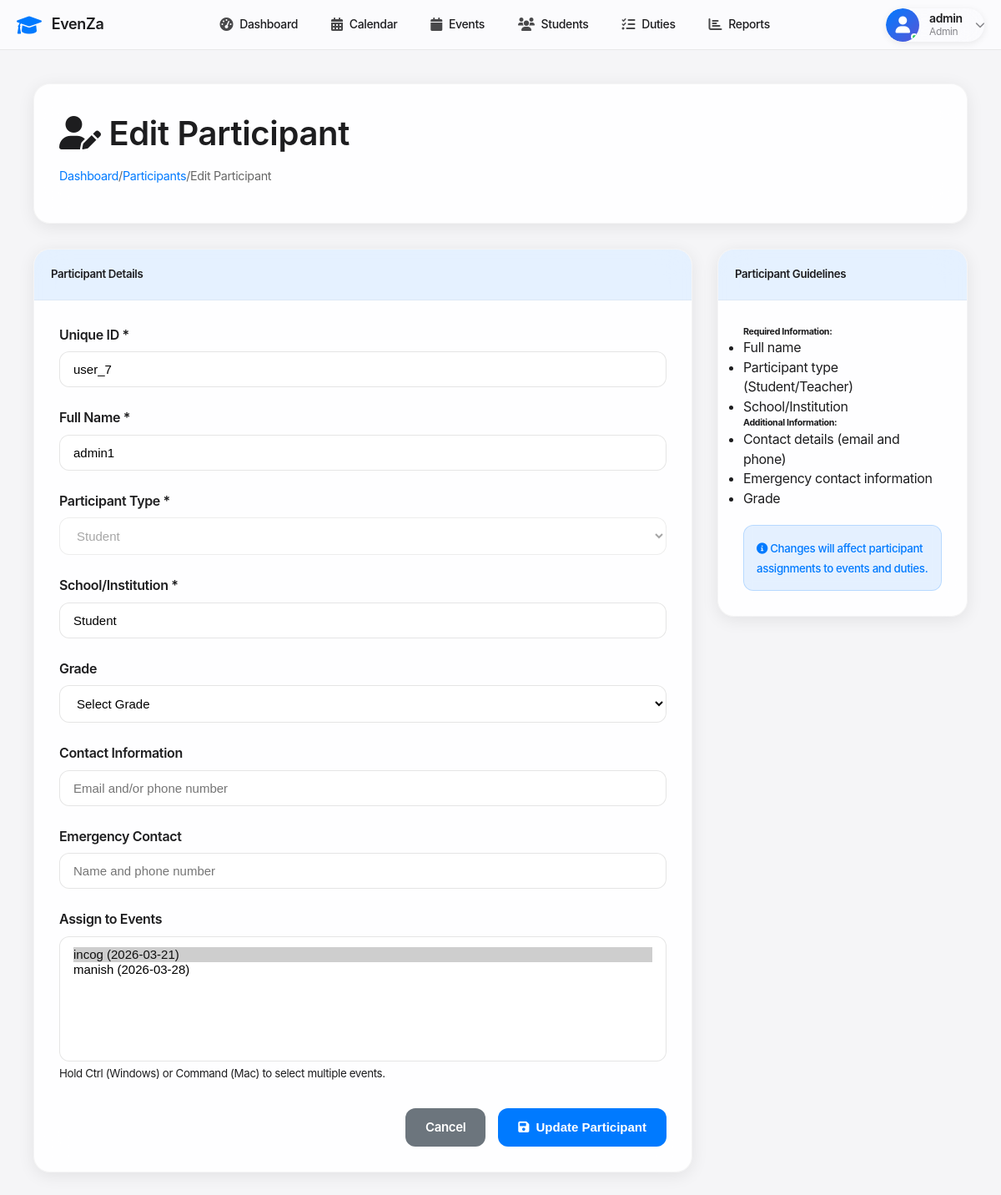
The app's page /participants/3/edit (signed in) with its own data.
### tables this page shows
CREATE TABLE participants (
            id INTEGER PRIMARY KEY AUTOINCREMENT,
            unique_id TEXT UNIQUE NOT NULL,
            name TEXT NOT NULL,
            type TEXT NOT NULL CHECK (type IN ('student')),
            class_dept TEXT NOT NULL,
            school TEXT NOT NULL,
            grade TEXT,
            contact TEXT,
            emergency_contact TEXT,
            created_at TIMESTAMP DEFAULT CURRENT_TIMESTAMP
        );

### app.py (the view, shortened to what this page needs)
@app.route('/participants/<int:id>/edit', methods=['GET', 'POST'])
@role_required(['admin', 'super_admin'])
def edit_participant(id):
    conn = get_db_connection()
    participant = conn.execute('SELECT * FROM participants WHERE id = ?', (id,)).fetchone()
    events = conn.execute('SELECT id, name, event_date FROM events ORDER BY event_date').fetchall()
    assigned_events = [row['event_id'] for row in conn.execute('SELECT event_id FROM participant_events WHERE participant_id = ?', (id,)).fetchall()]
    conn.close()
    return render_template('edit_participant.html', participant=participant, events=events, assigned_events=assigned_events)

### app.py (called while the page is built)
def get_db_connection():
    conn = sqlite3.connect('events.db')
    conn.row_factory = sqlite3.Row
    return conn

def role_required(roles):
    def decorator(f):
        @wraps(f)
        def decorated_function(*args, **kwargs):
            if 'user_id' not in session:
                flash('Please login to access this page', 'error')
                return redirect(url_for('login'))
            if session.get('role') not in roles:
                flash('You do not have permission to access this page', 'error')
                return redirect(url_for('dashboard'))
            return f(*args, **kwargs)
        return decorated_function
    return decorator

### templates/edit_participant.html (shortened to what this page needs)
{% extends "base.html" %}
{% block content %}
<div class="edit-participant-container">
    <div class="page-header">
        <h1><i class="fas fa-user-edit"></i> Edit Participant</h1>
        <div class="breadcrumb">
            <a href="{{ url_for('dashboard') }}">Dashboard</a> /
            <a href="{{ url_for('participants') }}">Participants</a> /
            <span>Edit Participant</span>
        </div>
    </div>
    <div class="edit-participant-grid">
        <div class="edit-participant-main">
            <div class="form-card">
                <div class="form-card-header">
                    <h5>Participant Details</h5>
                </div>
                <div class="form-card-body">
                    <form method="POST">
                        <div class="form-field">
                            <label for="unique_id">Unique ID *</label>
                            <input type="text" id="unique_id" name="unique_id" value="{{ participant.unique_id or '' }}" required>
                        </div>
                        <div class="form-field">
                            <label for="name">Full Name *</label>
                            <input type="text" id="name" name="name" value="{{ participant.name }}" required>
                        </div>
                        <div class="form-field">
                            <label for="type">Participant Type *</label>
                            <select id="type" name="type_display" disabled>
                                <option value="student" selected>Student</option>
                            </select>
                        </div>
                        <div class="form-field">
                            <label for="school">School/Institution *</label>
                            <input type="text" id="school" name="school" value="{{ participant.class_dept }}" required>
                        </div>
                        <div class="form-field">
                            <label for="grade">Grade</label>
                            <select id="grade" name="grade">
                                <option value="">Select Grade</option>
                            </select>
                        </div>
                        <div class="form-field">
                            <label for="contact">Contact Information</label>
                            <input type="text" id="contact" name="contact"
                                   value="{{ participant.contact or '' }}" placeholder="Email and/or phone number">
                        </div>
                        <div class="form-field">
                            <label for="emergency_contact">Emergency Contact</label>
                            <input type="text" id="emergency_contact" name="emergency_contact"
                                   value="{{ participant.emergency_contact or '' }}" placeholder="Name and phone number">
                        </div>
                        <div class="form-field">
                            <label for="events">Assign to Events</label>
                            <select id="events" name="events" multiple style="height: 150px;">
                                {% for event in events %}
                                    <option value="{{ event.id }}" {% if event.id in assigned_events %}selected{% endif %}>
                                        {{ event.name }} ({{ event.event_date }})
                                    </option>
                                {% endfor %}
                            </select>
                            <small class="text-muted">Hold Ctrl (Windows) or Command (Mac) to select multiple events.</small>
                        </div>
                        <div class="form-actions">
                            <a href="{{ url_for('participants') }}" class="btn-secondary">Cancel</a>
                            <button type="submit" class="btn-primary">
                                <i class="fas fa-save"></i> Update Participant
                            </button>
                        </div>
                    </form>
                </div>
            </div>
        </div>
        <div class="edit-participant-sidebar">
            <div class="info-card">
                <div class="info-card-header">
                    <h5>Participant Guidelines</h5>
                </div>
                <div class="info-card-body">
                    <h6>Required Information:</h6>
                    <ul>
                        <li>Full name</li>
                        <li>Participant type (Student/Teacher)</li>
                        <li>School/Institution</li>
                    </ul>
                    <h6>Additional Information:</h6>
                    <ul>
                        <li>Contact details (email and phone)</li>
                        <li>Emergency contact information</li>
                        <li>Grade</li>
                    </ul>
                    <div class="info-alert">
                        <small>
                            <i class="fas fa-info-circle"></i>
                            Changes will affect participant assignments to events and duties.
                        </small>
                    </div>
                </div>
            </div>
        </div>
    </div>
</div>
{% endblock %}

### static/css/style.css (style rules this page uses)
* { margin: 0; padding: 0; box-sizing: border-box; }
body { font-family: -apple-system, BlinkMacSystemFont, 'Segoe UI', Roboto, Oxygen, Ubuntu, Cantarell, sans-serif; background: #f5f5f7; color: #1d1d1f; line-height: 1.47059; font-weight: 400; letter-spacing: -.022em; }
.breadcrumb { display: flex; flex-wrap: wrap; padding: 0 0; margin-bottom: 1rem; list-style: none; }

### templates/base.html (style rules this page uses)
* { margin: 0; padding: 0; box-sizing: border-box; }
body { font-family: -apple-system, BlinkMacSystemFont, 'Segoe UI', Roboto, Oxygen, Ubuntu, Cantarell, sans-serif; background: #f5f5f7; color: #1d1d1f; }

### templates/edit_participant.html (style rules this page uses)
.edit-participant-container { max-width: 1200px; margin: 0 auto; padding: 20px; }
.page-header { background: rgba(255, 255, 255, 0.9); backdrop-filter: saturate(180%) blur(20px); border-radius: 20px; padding: 30px; margin-bottom: 30px; border: 1px solid rgba(0, 0, 0, 0.04); box-shadow: 0 4px 20px rgba(0, 0, 0, 0.08); }
.page-header h1 { margin: 0 0 10px 0; font-size: 2.5rem; font-weight: 600; color: #1d1d1f; }
.breadcrumb { font-size: 0.9rem; color: #666; }
.breadcrumb a { color: #007aff; text-decoration: none; }
.edit-participant-grid { display: grid; grid-template-columns: 1fr 300px; gap: 30px; }
.edit-participant-main { min-width: 0; }
.edit-participant-sidebar { min-width: 0; }
.form-card, .info-card { background: rgba(255, 255, 255, 0.9); backdrop-filter: saturate(180%) blur(20px); border-radius: 20px; border: 1px solid rgba(0, 0, 0, 0.04); box-shadow: 0 4px 20px rgba(0, 0, 0, 0.08); overflow: hidden; }
.form-card-header, .info-card-header { background: rgba(0, 122, 255, 0.1); padding: 20px; border-bottom: 1px solid rgba(0, 0, 0, 0.04); }
.form-card-header h5, .info-card-header h5 { margin: 0; font-weight: 600; color: #1d1d1f; }
.form-card-body, .info-card-body { padding: 30px; }
.form-field { margin-bottom: 25px; }
.form-field label { display: block; margin-bottom: 8px; font-weight: 600; color: #1d1d1f; }
.form-field input, .form-field select, .form-field textarea { width: 100%; padding: 12px 16px; border: 1px solid rgba(0, 0, 0, 0.1); border-radius: 12px; font-size: 15px; background: rgba(255, 255, 255, 0.8); transition: all 0.3s ease; outline: none; }
.form-actions { display: flex; gap: 15px; margin-top: 30px; justify-content: flex-end; }
.btn-primary, .btn-secondary { padding: 12px 24px; border: none; border-radius: 12px; font-size: 15px; font-weight: 600; cursor: pointer; text-decoration: none; display: inline-flex; align-items: center; gap: 8px; transition: all 0.3s ease; }
.btn-primary { background: #007aff; color: white; }
.btn-secondary { background: #6c757d; color: white; }
.info-alert { background: rgba(0, 122, 255, 0.1); border: 1px solid rgba(0, 122, 255, 0.2); border-radius: 12px; padding: 15px; margin-top: 20px; }
.info-alert small { color: #007aff; font-weight: 500; }

### records on screen
participants: unique_id "user_7", name "admin1", school "Student"

### other values on screen
{{ session.username }} "admin"
{{ session.role|capitalize|replace('_', ' ') }} "Admin"
form field events "incog (2026-03-21) ☑ / manish (2026-03-28)"
